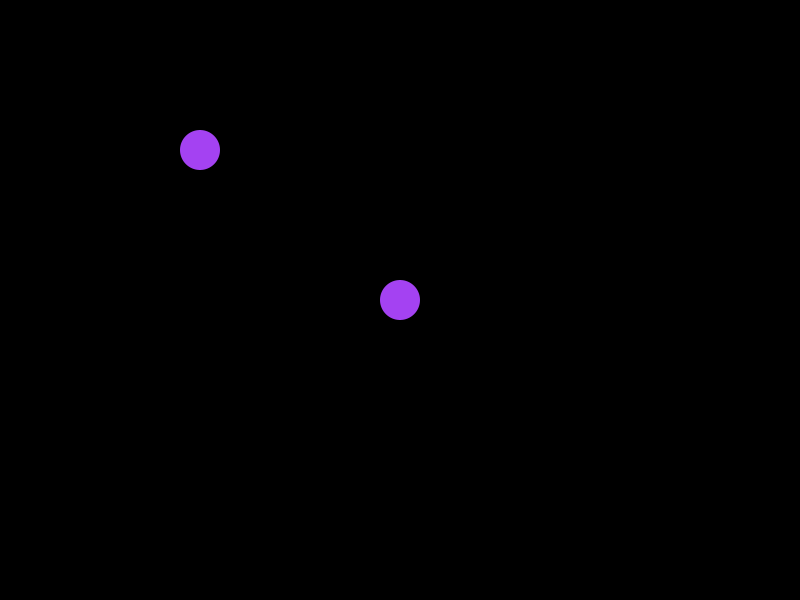
Frame 1 (no input)
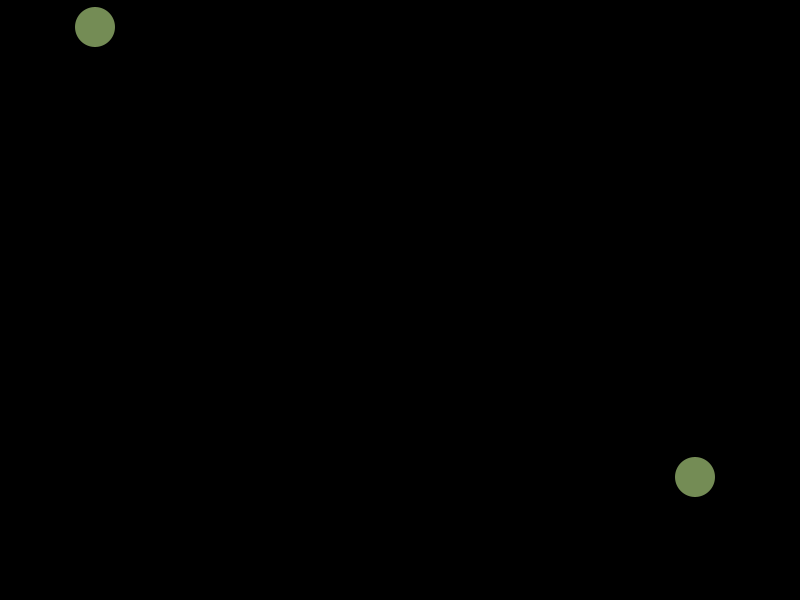
Frame 60 (the mouse pressed at the canvas centre just before this capture)
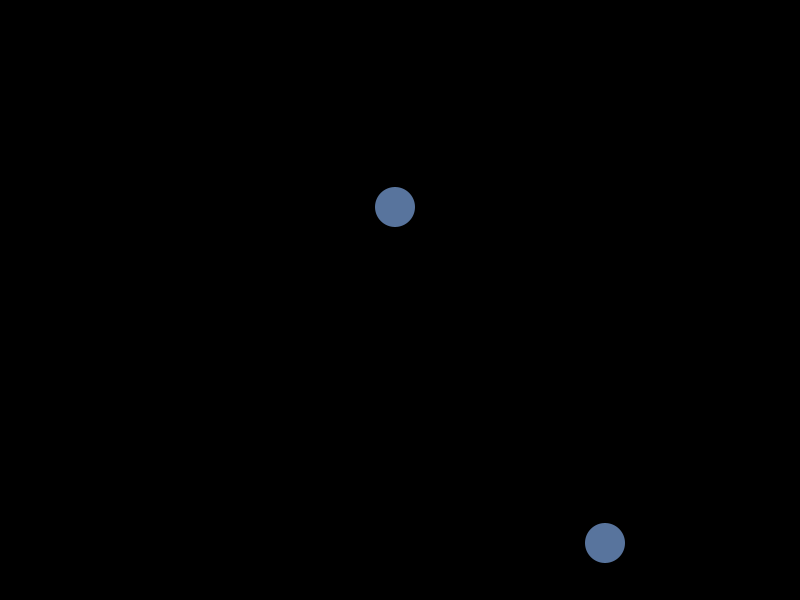
Frame 120 (the mouse held since frame 60 and released just before this capture)

The Processing sketch that drew these frames (run headless with seeded random() and noise(); from frame 60 on, the mouse is pressed at the canvas centre):

// Processing sketch: SadPong_ExtraCredit_2balls
// ── SadPong_ExtraCredit_2balls.pde
//declare global variable,always in set up never set it outside set up.
float xPos;
float yPos;
float xPos2;
float yPos2;
float d = 40;
float xSpeed = 5;
float ySpeed = 3;
float xSpeed2 = -5;
float ySpeed2 = -3;
float r;
float g;
float b;

void setup() {
  size (800, 600);
  background(0);
  noStroke();

  //position of the ball
  xPos = width/2;
  yPos = height/2;
  xPos2 = width*.25;
  yPos2 = height*.25;
  r = random(255);
  g = random(255);
  b = random(255);
}

void draw() {
  //draw the pong ball

  fill(r, g, b);
  background(0);
  ellipse(xPos, yPos, d, d);
  ellipse(xPos2,yPos2, d, d);

  //move the pong ball
  xPos = xPos + xSpeed;
  yPos = yPos + ySpeed;
  xPos2 = xPos2 + xSpeed2;
  yPos2 = yPos2 + ySpeed2;
  //if ball hits end of wall bounce backwards.
  if (xPos >= width) {
    xSpeed = xSpeed * -1 ;
    r = random(255);
    g = random(255);
    b = random(255);
  }
  if (xPos <=0) {
    xSpeed = xSpeed * -1;
    r = random(255);
    g = random(255);
    b = random(255);
  }
  if (yPos >= height) {
    ySpeed = ySpeed * -1 ;
    r = random(255);
    g = random(255);
    b = random(255);
  }
  if (yPos <=0) {
    ySpeed = ySpeed * -1;
    r = random(255);
    g = random(255);
    b = random(255);
  }
   if (xPos2 >= width) {
    xSpeed2 = xSpeed2 * -1 ;
    r = random(255);
    g = random(255);
    b = random(255);
  }
  if (xPos2 <=0) {
    xSpeed2 = xSpeed2 * -1;
    r = random(255);
    g = random(255);
    b = random(255);
  }
  if (yPos2 >= height) {
    ySpeed2 = ySpeed2 * -1 ;
    r = random(255);
    g = random(255);
    b = random(255);
  }
  if (yPos2 <=0) {
    ySpeed2 = ySpeed2 * -1;
    r = random(255);
    g = random(255);
    b = random(255);
  }
}
